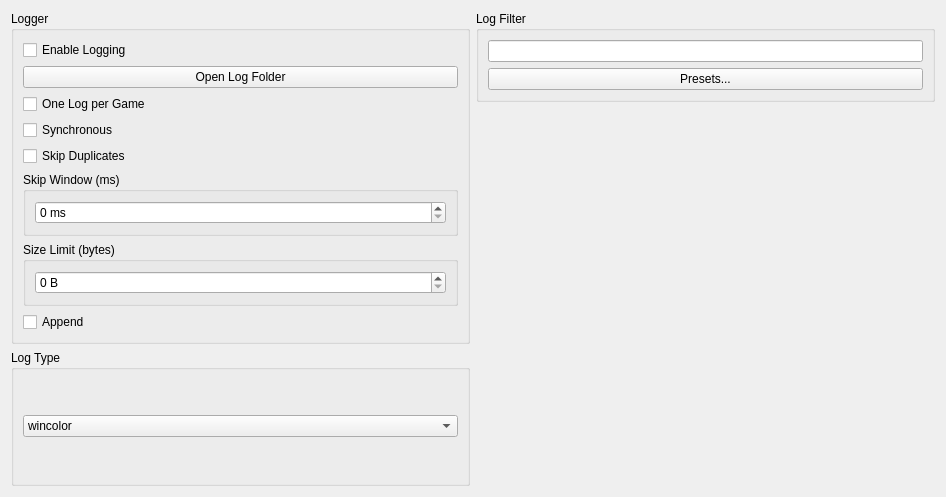
      <widget class="QWidget" name="logTabContents">
       <property name="geometry">
        <rect>
         <x>0</x>
         <y>0</y>
         <width>946</width>
         <height>497</height>
        </rect>
       </property>
       <property name="sizePolicy">
        <sizepolicy hsizetype="Preferred" vsizetype="Fixed">
         <horstretch>0</horstretch>
         <verstretch>0</verstretch>
        </sizepolicy>
       </property>
       <layout class="QVBoxLayout" name="logTabVLayout" stretch="0">
        <item>
         <layout class="QHBoxLayout" name="horizontalLayout_log">
          <property name="leftMargin">
           <number>0</number>
          </property>
          <property name="topMargin">
           <number>0</number>
          </property>
          <item>
           <layout class="QVBoxLayout" name="loggerTabLayoutLeft">
            <item>
             <widget class="QGroupBox" name="loggerGroupBox">
              <property name="sizePolicy">
               <sizepolicy hsizetype="Expanding" vsizetype="Preferred">
                <horstretch>0</horstretch>
                <verstretch>0</verstretch>
               </sizepolicy>
              </property>
              <property name="title">
               <string>Logger</string>
              </property>
              <layout class="QVBoxLayout" name="loggerLayout">
               <item>
                <widget class="QCheckBox" name="logEnableCheckBox">
                 <property name="text">
                  <string>Enable Logging</string>
                 </property>
                </widget>
               </item>
               <item>
                <widget class="QPushButton" name="logOpenLocationButton">
                 <property name="text">
                  <string>Open Log Folder</string>
                 </property>
                </widget>
               </item>
               <item>
                <widget class="QCheckBox" name="logSeparateCheckBox">
                 <property name="text">
                  <string>One Log per Game</string>
                 </property>
                </widget>
               </item>
               <item>
                <widget class="QCheckBox" name="logSyncCheckBox">
                 <property name="text">
                  <string>Synchronous</string>
                 </property>
                </widget>
               </item>
               <item>
                <widget class="QCheckBox" name="logSkipDuplicateCheckBox">
                 <property name="text">
                  <string>Skip Duplicates</string>
                 </property>
                </widget>
               </item>
               <item>
                <widget class="QGroupBox" name="logMaxSkipDurationGroupBox">
                 <property name="title">
                  <string>Skip Window (ms)</string>
                 </property>
                 <layout class="QHBoxLayout" name="logMaxSkipDurationBoxLayout">
                  <item>
                   <widget class="QSpinBox" name="logMaxSkipDurationLineEdit">
                    <property name="suffix">
                     <string> ms</string>
                    </property>
                    <property name="maximum">
                     <number>9999999</number>
                    </property>
                   </widget>
                  </item>
                 </layout>
                </widget>
               </item>
               <item>
                <widget class="QGroupBox" name="logSizeLimitGroupBox">
                 <property name="title">
                  <string>Size Limit (bytes)</string>
                 </property>
                 <layout class="QHBoxLayout" name="logSizeLimitBoxLayout">
                  <item>
                   <widget class="QSpinBox" name="logSizeLimitLineEdit">
                    <property name="suffix">
                     <string> B</string>
                    </property>
                    <property name="maximum">
                     <number>999999999</number>
                    </property>
                   </widget>
                  </item>
                 </layout>
                </widget>
               </item>
               <item>
                <widget class="QCheckBox" name="logAppendCheckBox">
                 <property name="text">
                  <string>Append</string>
                 </property>
                </widget>
               </item>
              </layout>
             </widget>
            </item>
            <item>
             <widget class="QGroupBox" name="logTypeGroupBox">
              <property name="maximumSize">
               <size>
                <width>16777215</width>
                <height>16777215</height>
               </size>
              </property>
              <property name="title">
               <string>Log Type</string>
              </property>
              <layout class="QVBoxLayout" name="logTypeBoxLayout">
               <item>
                <widget class="QComboBox" name="logTypeComboBox">
                 <item>
                  <property name="text">
                   <string>wincolor</string>
                  </property>
                 </item>
                 <item>
                  <property name="text">
                   <string>msvc</string>
                  </property>
                 </item>
                </widget>
               </item>
              </layout>
             </widget>
            </item>
           </layout>
          </item>
          <item>
           <layout class="QVBoxLayout" name="verticalLayout_15">
            <item>
             <widget class="QGroupBox" name="logFilter">
              <property name="title">
               <string>Log Filter</string>
              </property>
              <layout class="QVBoxLayout" name="logFilterLayout">
               <item>
                <widget class="QLineEdit" name="logFilterLineEdit"/>
               </item>
               <item>
                <widget class="QPushButton" name="logPresetsButton">
                 <property name="text">
                  <string>Presets...</string>
                 </property>
                </widget>
               </item>
              </layout>
             </widget>
            </item>
            <item>
             <spacer name="verticalSpacer_6">
              <property name="orientation">
               <enum>Qt::Orientation::Vertical</enum>
              </property>
              <property name="sizeHint" stdset="0">
               <size>
                <width>20</width>
                <height>40</height>
               </size>
              </property>
             </spacer>
            </item>
           </layout>
          </item>
         </layout>
        </item>
       </layout>
      </widget>
